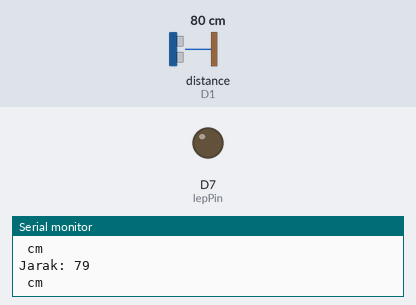
This program was run on a simulated ESP8266 (NodeMCU). Parts: output pins drawn as LEDs (lit = HIGH), the last lines printed to the serial monitor. Wiring (inferred from the names in the program): ultrasonic range finder: trigger D0; echo D1. The test bench sets the inputs (shaded band); at power-on: distance to the obstacle (sensor on D1) 80 cm. The echo pulse lasts 58.3 µs per cm; pins used as bus, display or sensor lines are not drawn.

Above: at 1.3 s.
1.4 s: distance to the obstacle (sensor on D1) set to 13 cm
2.9 s: distance to the obstacle (sensor on D1) set to 10 cm
At 3.3 s:
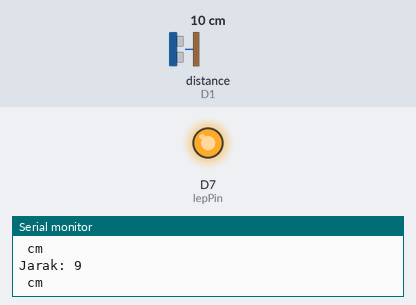
4.5 s: distance to the obstacle (sensor on D1) set to 18 cm
At 5.7 s:
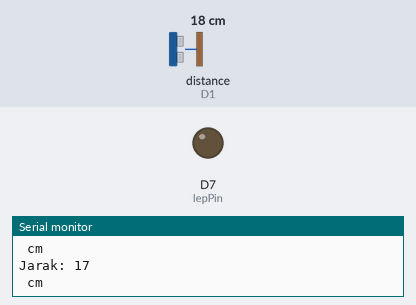
6.0 s: distance to the obstacle (sensor on D1) set to 2 cm
At 7.1 s:
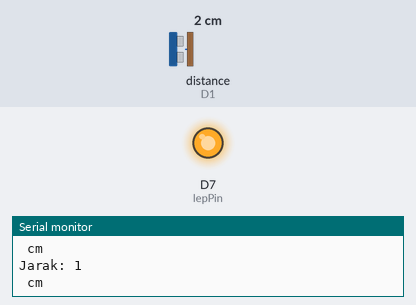
Timing chart, 0 to 8.5 s (numbered marks = the images above; inputs shaded):
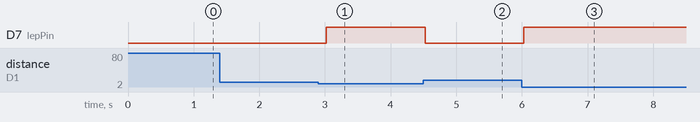

Measured:
- the behaviour switches between 12 and 11 cm on distance to the obstacle (sensor on D1) (found by bisection; images 0 and 1)
- after the input at 2.9 s, D7 (lepPin): LOW → HIGH after 0.12 s
- after the input at 4.5 s, D7 (lepPin): HIGH → LOW at once
- after the input at 6.0 s, D7 (lepPin): LOW → HIGH at once

The program:

main.cpp
```cpp
#include <Arduino.h>

// deklarasikan pin dalam variabel

int echoPin = D1;
int trgPin = D0;
int lepPin = D7;

// deklarasikan variabel untuk menghitung jarak

long duration;
int distance;

void setup()
{
  pinMode(echoPin, INPUT);
  pinMode(trgPin, OUTPUT);
  pinMode(lepPin, OUTPUT);

  Serial.begin(9600);
}

void loop()
{
  digitalWrite(trgPin, LOW);
  delayMicroseconds(5);
  digitalWrite(trgPin, HIGH);
  delayMicroseconds(10);
  digitalWrite(trgPin, LOW);

  duration = pulseIn(echoPin, HIGH);

  distance = duration * 0.034 / 2;

  Serial.print("Jarak: ");
  Serial.println(distance);
  Serial.println(" cm");

  // set kondisi untuk menghidupkan lampu LED
  if (distance <= 10)
  {
    digitalWrite(lepPin, HIGH);
  }
  else
  {
    digitalWrite(lepPin, LOW);
  }
  delay(500);
}
```
